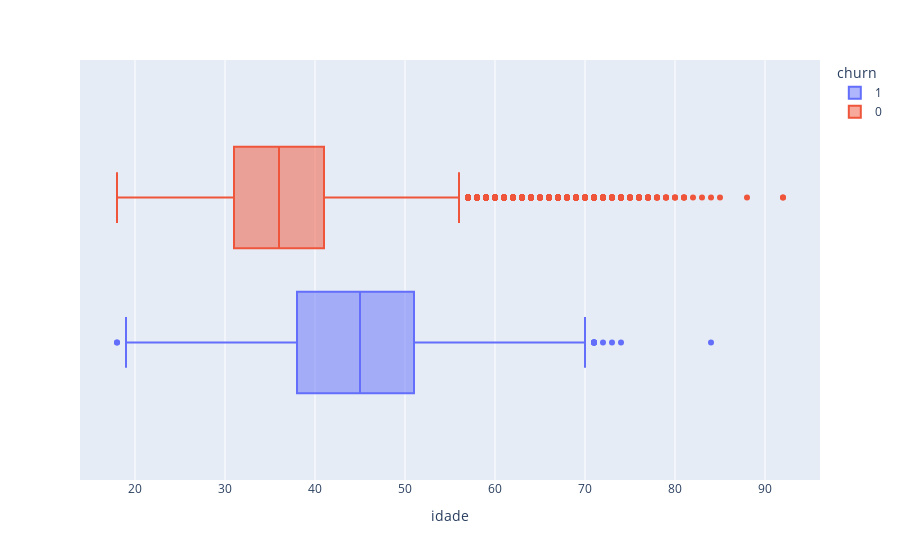

The cell this chart's notebook holds for it:
### Code cell
px.box(dados, x='idade', color='churn')

### Figure 1 — Plotly figure (JSON) as saved in the notebook; plotly's stock layout.template omitted (floating-point values rounded to 4 significant figures; data arrays with more than 128 entries replaced by an {"elided": "..."} marker saying what was removed)
{"data": [{"alignmentgroup": "True", "hovertemplate": "churn=1<br>idade=%{x}<extra></extra>", "legendgroup": "1", "marker": {"color": "#636efa"}, "name": "1", "notched": false, "offsetgroup": "1", "orientation": "h", "showlegend": true, "type": "box", "x": {"elided": "2037 int values"}, "x0": " ", "xaxis": "x", "y0": " ", "yaxis": "y"}, {"alignmentgroup": "True", "hovertemplate": "churn=0<br>idade=%{x}<extra></extra>", "legendgroup": "0", "marker": {"color": "#EF553B"}, "name": "0", "notched": false, "offsetgroup": "0", "orientation": "h", "showlegend": true, "type": "box", "x": {"elided": "7963 int values"}, "x0": " ", "xaxis": "x", "y0": " ", "yaxis": "y"}], "layout": {"boxmode": "group", "legend": {"title": {"text": "churn"}, "tracegroupgap": 0}, "margin": {"t": 60}, "xaxis": {"anchor": "y", "domain": [0, 1], "title": {"text": "idade"}}, "yaxis": {"anchor": "x", "domain": [0, 1]}}}
